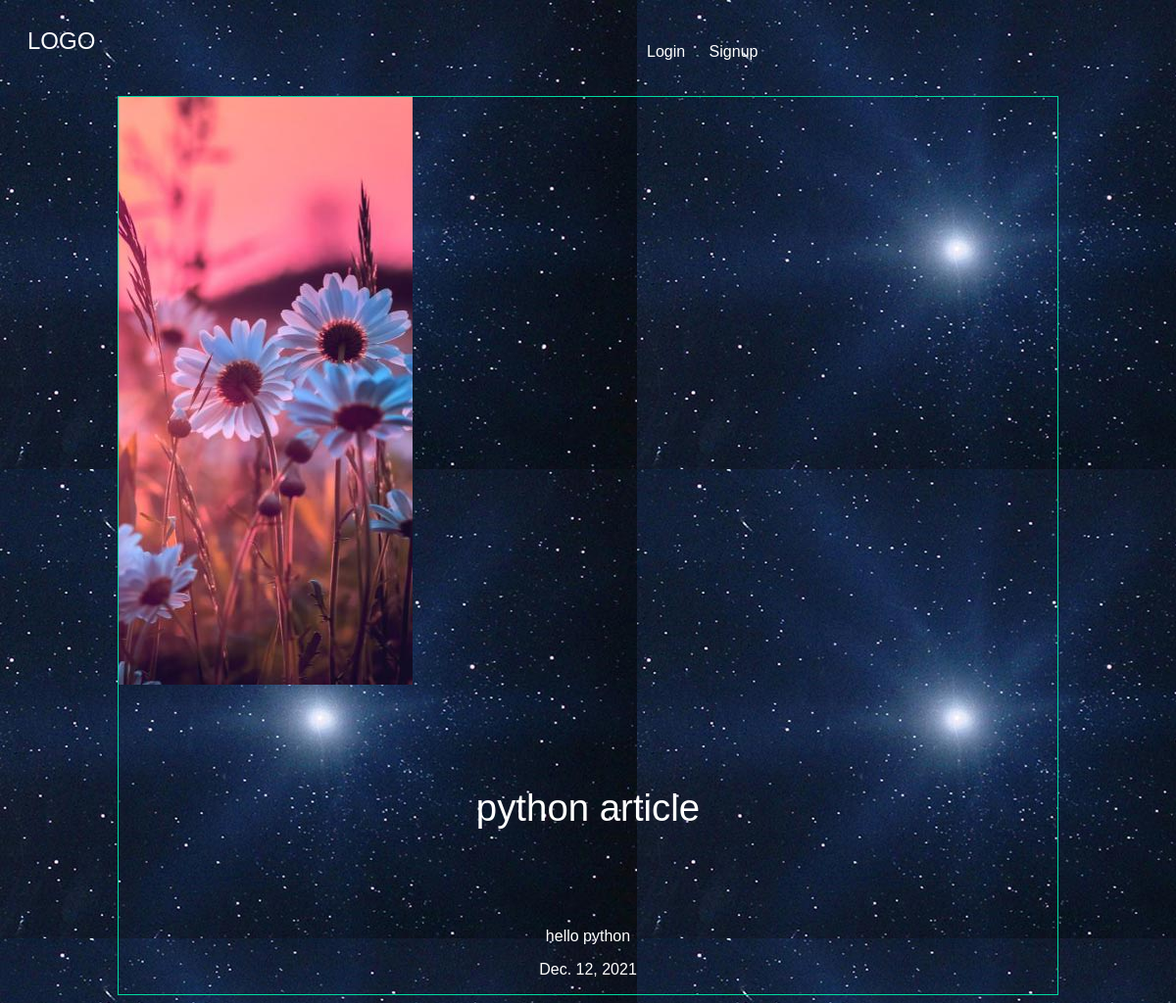
/articles/python-article, run on the app's committed database.
### articles/models.py (models this page shows, shortened)
class Article(models.Model):
    title = models.CharField(max_length=100)
    slug = models.SlugField()
    body = models.TextField()
    date = models.DateField(auto_now_add=True)
    image = models.ImageField(default='default.jpg', blank=True)
    author = models.ForeignKey(User, default=None, on_delete=models.CASCADE, )

### articles/views.py (the view)
# urls.py: path('<slug:slug>', views.article_detail, name='detail')
def article_detail(request, slug):
    article = Article.objects.get(slug=slug)
    return render(request, 'articles/article_detail.html', {'article': article})

### articles/templates/articles/article_detail.html (shortened to what this page needs)
{% extends 'base.html' %}
{% block content %}
        <div class="article_detail">
            <div class="article">
                <img src="{{ article.image.url }}" alt="">
                <h1>{{ article.title }}</h1>
                <p>{{ article.body }}</p>
                <p>{{ article.date }}</p>
            </div>
        </div>
{% endblock %}

### articles/static/articles/style.css (style rules this page uses)
body { background-color: #0f121f; background-image: url(/static/iuWB2NM48R2r9q7QhyJfhe.jpg); background-repeat-y: no-repeat; background-attachment: fixed; color: #fff; }
body * { font-family: arial; }
h1, h2, h3, h4, h5 { font-weight: normal; margin: 0; }
div.wrapper h1 { text-align: center; margin: 100px auto; font-size: 2.4em; }
.article { padding: 10px; border: 1px solid #00dba0; position: relative; padding-bottom: 40px; }
.article_detail .article { padding: 0; }
.article_detail .article img { max-width: 100%; }
.article_detail .article p { text-align: center; }

### data on the page
Article: image (picture), title "python article", body "hello python", date "Dec. 12, 2021"
